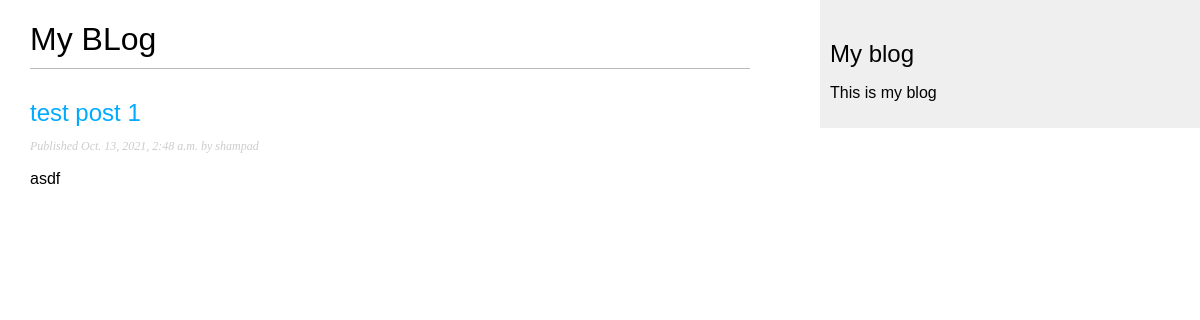
The page /blog/ on the database as committed earlier.
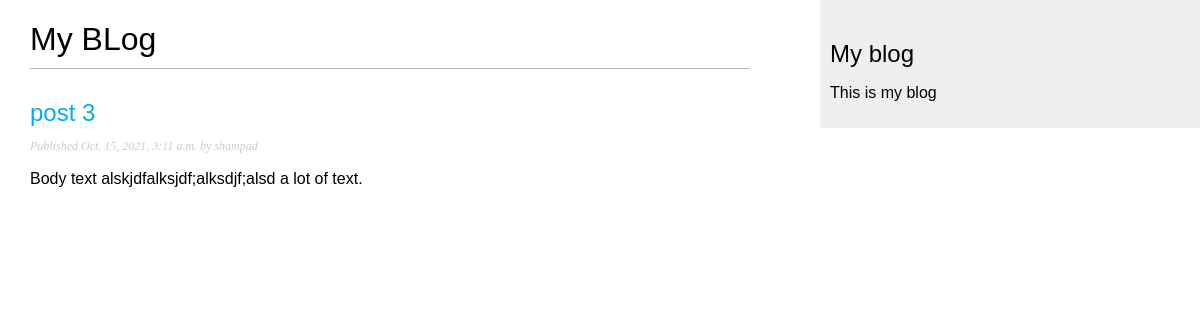
The same page on the database as committed later.
### blog/models.py (models this page shows, shortened)
class Post(models.Model):
    STATUS_CHOICES = (
        ('draft', 'Draft'),
        ('published', 'Published'),
    )
    title = models.CharField(max_length=250)
    slug = models.SlugField(max_length=250,
                            unique_for_date='publish')
    author = models.ForeignKey(User,
                               on_delete=models.CASCADE,
                               related_name='blog_posts')
    body = models.TextField()
    publish = models.DateTimeField(default=timezone.now)
    created = models.DateTimeField(auto_now_add=True)
    updated = models.DateTimeField(auto_now=True)
    status = models.CharField(max_length=10,
                              choices=STATUS_CHOICES,
                              default='published')
    objects = models.Manager()  # The default manager
    published = PublishedManager()  # Our custom manager
    tags = TaggableManager()
    class Meta:
        ordering = ('-publish',)
    def get_absolute_url(self):
        return reverse('blog:post_detail',
                       args=[self.publish.year,
                             self.publish.month,
                             self.publish.day,
                             self.slug])

### blog/views.py (the view)
# urls.py: path('', views.PostListView.as_view(), name='post_list'),
class PostListView(ListView):
    queryset = Post.published.all()
    context_object_name = 'posts'
    paginate_by = 3
    template_name = 'blog/post/list.html'

### templates/blog/post/list.html (shortened to what this page needs)
{% extends "blog/base.html" %}
{% block content %}
<h1>My BLog</h1>
    {% for post in posts %}
        <h2><a href="{{ post.get_absolute_url }}">
            {{ post.title }}</a></h2>
        <p class="date">
        Published {{ post.publish }} by {{ post.author }}
        </p>
        {{ post.body|truncatewords:30|linebreaks }}
    {% endfor %}
{% endblock %}

Rows that differ between the two databases and show on the page:
removed Post: title "test post 1", publish "Oct. 13, 2021, 2:48 a.m.", author "shampad", body "asdf"
added Post: title "post 3", publish "Oct. 15, 2021, 3:11 a.m.", author "shampad", body "Body text alskjdfalksjdf;alksdjf;alsd a lot of text."
